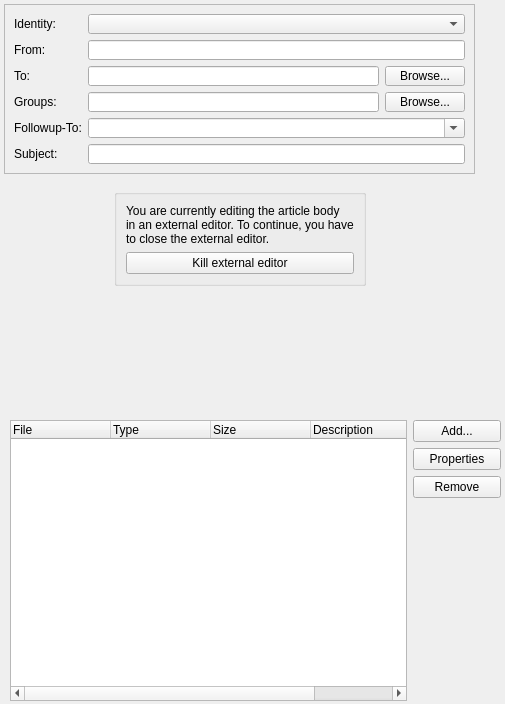
<?xml version="1.0" encoding="UTF-8"?>
<ui version="4.0">
 <author>Olivier Trichet &lt;nive@nivalis.org&gt;</author>
 <class>KNode::Composer::View</class>
 <widget class="QFrame" name="KNode::Composer::View">
  <property name="geometry">
   <rect>
    <x>0</x>
    <y>0</y>
    <width>505</width>
    <height>704</height>
   </rect>
  </property>
  <widget class="QWidget" name="mHeadersBodyWidget" native="true">
   <property name="geometry">
    <rect>
     <x>4</x>
     <y>4</y>
     <width>471</width>
     <height>291</height>
    </rect>
   </property>
   <layout class="QVBoxLayout" name="mLayout1">
    <item>
     <widget class="QFrame" name="mHeadersFrame">
      <property name="sizePolicy">
       <sizepolicy hsizetype="Preferred" vsizetype="Fixed">
        <horstretch>0</horstretch>
        <verstretch>0</verstretch>
       </sizepolicy>
      </property>
      <property name="frameShape">
       <enum>QFrame::StyledPanel</enum>
      </property>
      <property name="frameShadow">
       <enum>QFrame::Raised</enum>
      </property>
      <layout class="QGridLayout" name="mLayout2" columnstretch="0,1,0">
       <item row="0" column="1" colspan="2">
        <widget class="KNode::IdentityComboWrapper" name="mIdentitySelector"/>
       </item>
       <item row="0" column="0">
        <widget class="QLabel" name="mIdentitySelectorLabel">
         <property name="text">
          <string comment="@label:listbox">Identity:</string>
         </property>
        </widget>
       </item>
       <item row="6" column="1" colspan="2">
        <widget class="KNLineEditSpell" name="mSubjectEdit"/>
       </item>
       <item row="3" column="0">
        <widget class="QLabel" name="mToLabel">
         <property name="text">
          <string comment="@label:textbox email recipient of a message">To:</string>
         </property>
         <property name="buddy">
          <cstring>mToEdit</cstring>
         </property>
        </widget>
       </item>
       <item row="3" column="1">
        <widget class="KNLineEdit" name="mToEdit"/>
       </item>
       <item row="3" column="2">
        <widget class="KPushButton" name="mToButton">
         <property name="text">
          <string comment="@action:button open a dialog to choose email recipients">Browse...</string>
         </property>
        </widget>
       </item>
       <item row="4" column="0">
        <widget class="QLabel" name="mGroupsLabel">
         <property name="text">
          <string comment="@label:textbox">Groups:</string>
         </property>
         <property name="buddy">
          <cstring>mGroupsEdit</cstring>
         </property>
        </widget>
       </item>
       <item row="5" column="0">
        <widget class="QLabel" name="mFollowuptoLabel">
         <property name="text">
          <string comment="@label">Followup-To:</string>
         </property>
         <property name="buddy">
          <cstring>mFollowuptoEdit</cstring>
         </property>
        </widget>
       </item>
       <item row="6" column="0">
        <widget class="QLabel" name="mSubjetLabel">
         <property name="text">
          <string comment="@label:textbox subject of a message">Subject:</string>
         </property>
         <property name="buddy">
          <cstring>mSubjectEdit</cstring>
         </property>
        </widget>
       </item>
       <item row="4" column="2">
        <widget class="KPushButton" name="mGroupsButton">
         <property name="text">
          <string comment="@action:button open a dialog to choose newsgroups">Browse...</string>
         </property>
        </widget>
       </item>
       <item row="4" column="1">
        <widget class="KNLineEdit" name="mGroupsEdit"/>
       </item>
       <item row="2" column="0">
        <widget class="QLabel" name="mFromLabel">
         <property name="text">
          <string comment="@label:textbox">From:</string>
         </property>
         <property name="buddy">
          <cstring>mFromEdit</cstring>
         </property>
        </widget>
       </item>
       <item row="2" column="1" colspan="2">
        <widget class="KNLineEdit" name="mFromEdit"/>
       </item>
       <item row="5" column="1" colspan="2">
        <widget class="KNode::Composer::FollowuptoCombobox" name="mFollowuptoEdit">
         <property name="whatsThis">
          <string>&lt;qt&gt;
&lt;p&gt;The group &lt;strong&gt;where the replies to your message should be sent&lt;/strong&gt;. Use this field when you are sending it to more than one group.&lt;br /&gt;
This group is usually the place where you expect the discussion you
  are starting to fit the best.&lt;/p&gt;

&lt;p&gt;Remember to subscribe to this group if you are not yet.&lt;/p&gt;

&lt;p&gt;&lt;i&gt;Note&lt;/i&gt;: It is also good practice to indicate the &amp;quot;followup-to&amp;quot;
  in your message to inform readers.&lt;/p&gt;
&lt;/qt&gt;</string>
         </property>
         <property name="editable">
          <bool>true</bool>
         </property>
        </widget>
       </item>
      </layout>
     </widget>
    </item>
    <item>
     <widget class="QStackedWidget" name="mEditorsStack">
      <property name="currentIndex">
       <number>1</number>
      </property>
      <widget class="KNComposerEditor" name="mEditor">
       <property name="minimumSize">
        <size>
         <width>0</width>
         <height>50</height>
        </size>
       </property>
      </widget>
      <widget class="QWidget" name="mExternalEditorNotification">
       <layout class="QGridLayout" name="mExternalEditorLayout" rowstretch="1,0,2">
        <item row="0" column="1">
         <spacer name="mExtEditVerticalSpacer1">
          <property name="orientation">
           <enum>Qt::Vertical</enum>
          </property>
          <property name="sizeHint" stdset="0">
           <size>
            <width>0</width>
            <height>20</height>
           </size>
          </property>
         </spacer>
        </item>
        <item row="1" column="0">
         <spacer name="mExtEditHorizontalSpacer1">
          <property name="orientation">
           <enum>Qt::Horizontal</enum>
          </property>
          <property name="sizeHint" stdset="0">
           <size>
            <width>0</width>
            <height>0</height>
           </size>
          </property>
         </spacer>
        </item>
        <item row="1" column="1">
         <widget class="QGroupBox" name="groupBox">
          <layout class="QVBoxLayout" name="mExtEditorKillerLayout">
           <item>
            <widget class="QLabel" name="mExternalKillSwitchLabel">
             <property name="text">
              <string>You are currently editing the article body
in an external editor. To continue, you have
to close the external editor.</string>
             </property>
            </widget>
           </item>
           <item>
            <widget class="KPushButton" name="mExternalKillSwitch">
             <property name="text">
              <string comment="@action:button">Kill external editor</string>
             </property>
            </widget>
           </item>
          </layout>
         </widget>
        </item>
        <item row="1" column="2">
         <spacer name="mExtEditHorizontalSpacer2">
          <property name="orientation">
           <enum>Qt::Horizontal</enum>
          </property>
          <property name="sizeHint" stdset="0">
           <size>
            <width>0</width>
            <height>0</height>
           </size>
          </property>
         </spacer>
        </item>
        <item row="2" column="1">
         <spacer name="mExtEditVerticalSpacer2">
          <property name="orientation">
           <enum>Qt::Vertical</enum>
          </property>
          <property name="sizeHint" stdset="0">
           <size>
            <width>0</width>
            <height>20</height>
           </size>
          </property>
         </spacer>
        </item>
       </layout>
      </widget>
     </widget>
    </item>
   </layout>
  </widget>
  <widget class="QWidget" name="mAttachmentWidget" native="true">
   <property name="geometry">
    <rect>
     <x>10</x>
     <y>420</y>
     <width>491</width>
     <height>281</height>
    </rect>
   </property>
   <layout class="QGridLayout" name="gridLayout" columnstretch="1,0">
    <item row="0" column="0" rowspan="4">
     <widget class="KNode::Composer::AttachmentView" name="mAttachmentsList">
      <column>
       <property name="text">
        <string comment="@title:column list of attachments of a message">File</string>
       </property>
      </column>
      <column>
       <property name="text">
        <string comment="@title:column list of attachments of a message">Type</string>
       </property>
      </column>
      <column>
       <property name="text">
        <string comment="@title:column list of attachments of a message">Size</string>
       </property>
      </column>
      <column>
       <property name="text">
        <string comment="@title:column list of attachments of a message">Description</string>
       </property>
      </column>
      <column>
       <property name="text">
        <string comment="@title:column list of attachments of a message">Encoding</string>
       </property>
      </column>
     </widget>
    </item>
    <item row="0" column="1">
     <widget class="KPushButton" name="mAttachmentAddButton">
      <property name="text">
       <string comment="@action:button Open a dialog to add a message attachment">Add...</string>
      </property>
     </widget>
    </item>
    <item row="1" column="1">
     <widget class="KPushButton" name="mAttachmentPropertiesButton">
      <property name="text">
       <string comment="@action:button open a dialog displaying properties of a message attachment">Properties</string>
      </property>
     </widget>
    </item>
    <item row="3" column="1">
     <spacer name="verticalSpacer">
      <property name="orientation">
       <enum>Qt::Vertical</enum>
      </property>
      <property name="sizeHint" stdset="0">
       <size>
        <width>88</width>
        <height>276</height>
       </size>
      </property>
     </spacer>
    </item>
    <item row="2" column="1">
     <widget class="KPushButton" name="mAttachmentRemoveButton">
      <property name="text">
       <string comment="@action:button remove an attachment of a message">Remove</string>
      </property>
     </widget>
    </item>
   </layout>
  </widget>
 </widget>
 <customwidgets>
  <customwidget>
   <class>KPushButton</class>
   <extends>QPushButton</extends>
   <header>kpushbutton.h</header>
  </customwidget>
  <customwidget>
   <class>KNode::IdentityComboWrapper</class>
   <extends>QComboBox</extends>
   <header>configuration/identity_combo_wrapper.h</header>
  </customwidget>
  <customwidget>
   <class>KNLineEdit</class>
   <extends>QLineEdit</extends>
   <header>kncomposer.h</header>
  </customwidget>
  <customwidget>
   <class>KNLineEditSpell</class>
   <extends>QLineEdit</extends>
   <header>kncomposer.h</header>
  </customwidget>
  <customwidget>
   <class>KNComposerEditor</class>
   <extends>QWidget</extends>
   <header>kncomposereditor.h</header>
   <container>1</container>
  </customwidget>
  <customwidget>
   <class>KNode::Composer::AttachmentView</class>
   <extends>QTreeWidget</extends>
   <header>composer/attachment_view.h</header>
  </customwidget>
  <customwidget>
   <class>KNode::Composer::FollowuptoCombobox</class>
   <extends>QComboBox</extends>
   <header>composer/followupto_combobox.h</header>
  </customwidget>
 </customwidgets>
 <tabstops>
  <tabstop>mIdentitySelector</tabstop>
  <tabstop>mFromEdit</tabstop>
  <tabstop>mToEdit</tabstop>
  <tabstop>mToButton</tabstop>
  <tabstop>mGroupsEdit</tabstop>
  <tabstop>mGroupsButton</tabstop>
  <tabstop>mFollowuptoEdit</tabstop>
  <tabstop>mSubjectEdit</tabstop>
  <tabstop>mExternalKillSwitch</tabstop>
  <tabstop>mAttachmentsList</tabstop>
  <tabstop>mAttachmentAddButton</tabstop>
  <tabstop>mAttachmentPropertiesButton</tabstop>
  <tabstop>mAttachmentRemoveButton</tabstop>
 </tabstops>
 <resources/>
 <connections/>
</ui>
